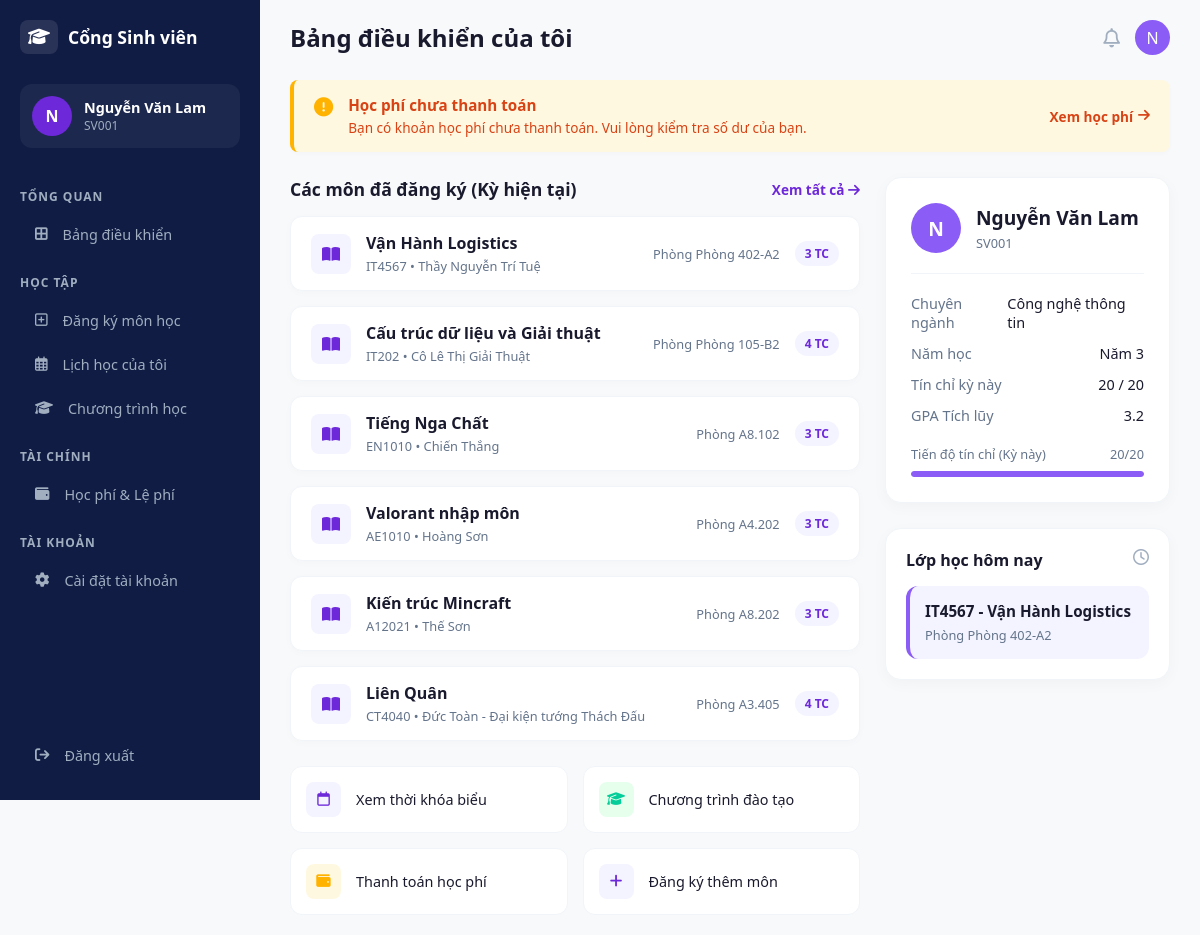
Screenshot of /Index.php?action=student_dashboard (signed in) with the database file from the repository.
### tables this page shows
CREATE TABLE `sinh_vien` (
  `id` INT(11) NOT NULL AUTO_INCREMENT,
  `id_tai_khoan` INT(11) NOT NULL,
  `ma_sinh_vien` VARCHAR(20) NOT NULL,
  `ho_ten` VARCHAR(100) NOT NULL,
  `ngay_sinh` DATE DEFAULT NULL,
  `gioi_tinh` ENUM('Nam', 'Nữ', 'Khác') DEFAULT NULL,
  `so_dien_thoai` VARCHAR(15) DEFAULT NULL,
  `dia_chi` VARCHAR(255) DEFAULT NULL,
  PRIMARY KEY (`id`)
);

### Models/StudentModel.php (called while the page is built, shortened)
<?php
class StudentModel extends Database {
    public function getStudentProfileByUserId($userId) {
        $conn = $this->getConnection();
        if($conn) {
            $query = "SELECT sv.*, tk.email, tk.mat_khau
                      FROM sinh_vien sv
                      JOIN tai_khoan tk ON sv.id_tai_khoan = tk.id
                      WHERE tk.id = :user_id";
            $stmt = $conn->prepare($query);
            $stmt->bindParam(':user_id', $userId);
            $stmt->execute();
            return $stmt->fetch(PDO::FETCH_ASSOC);
        }
        return false;
    }
    public function getStudentEnrolledCourses($studentId) {
    $conn = $this->getConnection();
    $query = "SELECT
                mh.ma_mon_hoc,
                mh.ten_mon_hoc,
                mh.so_tin_chi,
                lh.ten_giang_vien,
                lh.phong_hoc,
                GROUP_CONCAT(DISTINCT lic.thu) as thu,
                MIN(lic.gio_vao_hoc) as gio_vao_hoc,
                MAX(lic.gio_ra_ve) as gio_ra_ve
              FROM dang_ky_hoc dkh
              JOIN lop_hoc lh ON dkh.id_lop_hoc = lh.id_lop_hoc
              JOIN mon_hoc mh ON lh.id_mon_hoc = mh.id_mon_hoc
              LEFT JOIN lich_hoc lic ON lh.id_lop_hoc = lic.id_lop_hoc
              WHERE dkh.id_sinh_vien = :student_id
                AND dkh.trang_thai = 'Thành công'
              GROUP BY lh.id_lop_hoc";
    $stmt = $conn->prepare($query);
    $stmt->bindParam(':student_id', $studentId);
    $stmt->execute();
    return $stmt->fetchAll(PDO::FETCH_ASSOC);
}
    public function checkUnpaidFees($studentId) {
        $conn = $this->getConnection();
        $query = "SELECT SUM(mh.so_tin_chi * 540000) as unpaid_total
                  FROM hoc_phi hp
                  JOIN dang_ky_hoc dkh ON hp.id_sinh_vien = dkh.id_sinh_vien
                  JOIN lop_hoc lh ON dkh.id_lop_hoc = lh.id_lop_hoc
                  JOIN mon_hoc mh ON lh.id_mon_hoc = mh.id_mon_hoc
                  WHERE hp.id_sinh_vien = :student_id
                  AND hp.da_thanh_toan = 0
                  AND dkh.trang_thai = 'Thành công'";
        $stmt = $conn->prepare($query);
        $stmt->bindParam(':student_id', $studentId);
        $stmt->execute();
        $result = $stmt->fetch(PDO::FETCH_ASSOC);
        return ($result['unpaid_total'] ?? 0) > 0;
    }
}
?>

### Views/StudentDashboard.php (the view, shortened to what this page needs)
<!DOCTYPE html>
<html lang="vi">
<head>
    <link rel="stylesheet" href="https://cdnjs.cloudflare.com/ajax/libs/font-awesome/6.4.0/css/all.min.css">
</head>
<body>
    <div class="sidebar">
        <div class="logo">
            <i class="fa-solid fa-graduation-cap"></i>
            <span>Cổng Sinh viên</span>
        </div>
        <div class="student-profile-mini">
            <div class="avatar-mini"><?php echo substr(htmlspecialchars($studentProfile['ho_ten']), 0, 1); ?></div>
            <div class="info-mini">
                <h4><?php echo htmlspecialchars($studentProfile['ho_ten']); ?></h4>
                <p><?php echo htmlspecialchars($studentProfile['ma_sinh_vien']); ?></p>
            </div>
        </div>
        <div class="menu-section">Tổng quan</div>
        <a href="Index.php?action=student_dashboard" class="menu-item"><i class="fa-solid fa-border-all"></i> Bảng điều khiển</a>
        <div class="menu-section">Học tập</div>
        <a href="Index.php?action=student_course_registration" class="menu-item"><i class="fa-regular fa-square-plus"></i> Đăng ký môn học</a>
        <a href="Index.php?action=student_schedule" class="menu-item"><i class="fa-regular fa-calendar-days"></i> Lịch học của tôi</a>
        <a href="Index.php?action=student_study_program" class="menu-item"><i class="fa-solid fa-graduation-cap"></i> Chương trình học</a>
        <div class="menu-section">Tài chính</div>
        <a href="Index.php?action=student_tuition" class="menu-item"><i class="fa-solid fa-wallet"></i> Học phí & Lệ phí</a>
        <div class="menu-section">Tài khoản</div>
        <a href="Index.php?action=student_settings" class="menu-item"><i class="fa-solid fa-gear"></i> Cài đặt tài khoản</a>
        <a href="Index.php?action=logout" class="sign-out">
            <i class="fa-solid fa-arrow-right-from-bracket"></i> Đăng xuất
        </a>
</div>
<div class="main-content">
    <div class="header">
        <h1>Bảng điều khiển của tôi</h1>
            <div style="display: flex; gap: 15px; font-size: 1.2rem; color: #a0aec0; align-items: center;">
                <i class="fa-regular fa-bell"></i>
                <div style="width: 35px; height: 35px; background: #8b5cf6; color: white; border-radius: 50%; display: flex; align-items: center; justify-content: center; font-size: 1rem;">
                    <?php echo substr(htmlspecialchars($studentProfile['ho_ten']), 0, 1); ?>
                </div>
            </div>
        </div>
        <?php if ($hasUnpaidFees): ?>
        <div class="alert-banner">
            <div class="alert-content">
                <i class="fa-solid fa-circle-exclamation alert-icon"></i>
                <div class="alert-text">
                    <h4>Học phí chưa thanh toán</h4>
                    <p>Bạn có khoản học phí chưa thanh toán. Vui lòng kiểm tra số dư của bạn.</p>
                </div>
            </div>
            <a href="#" class="btn-link">Xem học phí <i class="fa-solid fa-arrow-right"></i></a>
        </div>
        <?php endif; ?>
        <div class="dashboard-grid">
            <div>
                <div class="section-header">
                    <h3>Các môn đã đăng ký (Kỳ hiện tại)</h3>
                    <a href="#" class="view-all">Xem tất cả <i class="fa-solid fa-arrow-right"></i></a>
                </div>
                <div class="course-list">
                    <?php if (empty($enrolledCourses)): ?>
                        <div class="course-item">
                            <p>Bạn chưa đăng ký môn học nào trong học kỳ này.</p>
                        </div>
                    <?php else: ?>
                        <?php foreach ($enrolledCourses as $course): ?>
                        <div class="course-item">
                            <div class="course-info">
                                <div class="course-icon"><i class="fa-solid fa-book-open"></i></div>
                                <div class="course-text">
                                    <h4><?php echo htmlspecialchars($course['ten_mon_hoc']); ?></h4>
                                    <p><?php echo htmlspecialchars($course['ma_mon_hoc']); ?> • <?php echo htmlspecialchars($course['ten_giang_vien']); ?></p>
                                </div>
                            </div>
                            <div style="display: flex; align-items: center;">
                                <div class="course-schedule">
                                    <p>Phòng <?php echo htmlspecialchars($course['phong_hoc']); ?></p>
                                </div>
                                <div class="credit-badge"><?php echo $course['so_tin_chi']; ?> TC</div>
                            </div>
                        </div>
                        <?php endforeach; ?>
                    <?php endif; ?>
                </div>
                <div class="quick-actions">
                    <a href="Index.php?action=student_schedule" class="action-card" style="text-decoration:none;color:inherit;cursor:pointer;">
                        <div class="action-icon-sm bg-purple"><i class="fa-regular fa-calendar"></i></div>
                        Xem thời khóa biểu
                    </a>
                    <a href="Index.php?action=student_study_program" class="action-card" style="text-decoration:none;color:inherit;cursor:pointer;">
                        <div class="action-icon-sm bg-green"><i class="fa-solid fa-graduation-cap"></i></div>
                        Chương trình đào tạo
                    </a>
                    <a href="Index.php?action=student_tuition" class="action-card" style="text-decoration:none;color:inherit;cursor:pointer;">
                        <div class="action-icon-sm bg-orange"><i class="fa-solid fa-wallet"></i></div>
                        Thanh toán học phí
                    </a>
                    <a href="Index.php?action=student_course_registration" class="action-card" style="text-decoration:none;color:inherit;cursor:pointer;">
                        <div class="action-icon-sm bg-purple"><i class="fa-solid fa-plus"></i></div>
                        Đăng ký thêm môn
                    </a>
                </div>
            </div>
            <div>
                <div class="profile-card">
                    <div class="profile-header">
                        <div class="profile-avatar"><?php echo substr(htmlspecialchars($studentProfile['ho_ten']), 0, 1); ?></div>
                        <div>
                            <h3><?php echo htmlspecialchars($studentProfile['ho_ten']); ?></h3>
                            <p><?php echo htmlspecialchars($studentProfile['ma_sinh_vien']); ?></p>
                        </div>
                    </div>
                    <div class="profile-detail">
                        <span class="detail-lbl">Chuyên ngành</span>
                        <span class="detail-val">Công nghệ thông tin</span>
                    </div>
                    <div class="profile-detail">
                        <span class="detail-lbl">Năm học</span>
                        <span class="detail-val">Năm 3</span>
                    </div>
                    <div class="profile-detail">
                        <span class="detail-lbl">Tín chỉ kỳ này</span>
                        <span class="detail-val"><?php echo $totalCredits; ?> / 20</span>
                    </div>
                    <div class="profile-detail">
                        <span class="detail-lbl">GPA Tích lũy</span>
                        <span class="detail-val">3.2</span>
                    </div>
                    <div class="progress-section">
                        <div class="progress-label">
                            <span>Tiến độ tín chỉ (Kỳ này)</span>
                            <span><?php echo $totalCredits; ?>/20</span>
                        </div>
                        <div class="progress-bar">
                            <?php $percent = ($totalCredits / 20) * 100; ?>
                            <div class="progress-fill" style="width: <?php echo min($percent, 100); ?>%;"></div>
                        </div>
                    </div>
                </div>
                <div class="today-card">
                    <h3>Lớp học hôm nay <i class="fa-regular fa-clock" style="color: #a0aec0;"></i></h3>
                    <?php if (!empty($enrolledCourses)): ?>
                        <div class="class-slot">
                            <h4><?php echo htmlspecialchars($enrolledCourses[0]['ma_mon_hoc']); ?> - <?php echo htmlspecialchars($enrolledCourses[0]['ten_mon_hoc']); ?></h4>
                            <p>Phòng <?php echo htmlspecialchars($enrolledCourses[0]['phong_hoc']); ?></p>
                        </div>
                    <?php else: ?>
                        <p style="font-size: 0.85rem; color: #64748b;">Hôm nay bạn không có lịch học.</p>
                    <?php endif; ?>
                </div>
            </div>
        </div>
    </div>
</body>
</html>

### rows the page displays
sinh_vien: ho_ten "N", ho_ten "Nguyễn Văn Lam", ma_sinh_vien "SV001"

### other values shown
$course['ten_mon_hoc'] "Vận Hành Logistics"
$course['ma_mon_hoc'] "IT4567"
$course['ten_giang_vien'] "Thầy Nguyễn Trí Tuệ"
$course['phong_hoc'] "Phòng 402-A2"
$course['so_tin_chi'] "3"
$course['ten_mon_hoc'] "Cấu trúc dữ liệu và Giải thuật"
$course['ma_mon_hoc'] "IT202"
$course['ten_giang_vien'] "Cô Lê Thị Giải Thuật"
$course['phong_hoc'] "Phòng 105-B2"
$course['so_tin_chi'] "4"
$course['ten_mon_hoc'] "Tiếng Nga Chất"
$course['ma_mon_hoc'] "EN1010"
$course['ten_giang_vien'] "Chiến Thắng"
$course['phong_hoc'] "A8.102"
$course['ten_mon_hoc'] "Valorant nhập môn"
